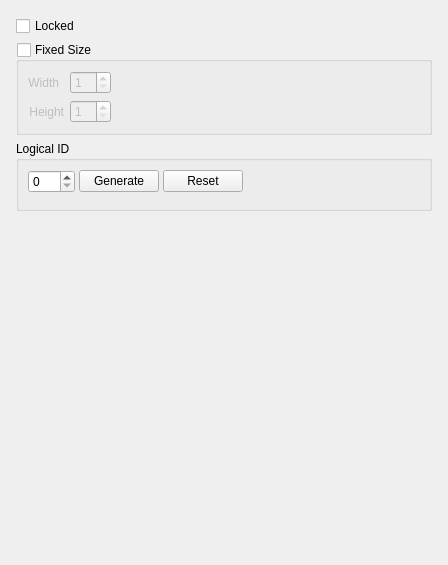
<?xml version="1.0" encoding="UTF-8"?>
<ui version="4.0">
 <class>LayoutGeneralSettingsWidget</class>
 <widget class="QWidget" name="LayoutGeneralSettingsWidget">
  <property name="geometry">
   <rect>
    <x>0</x>
    <y>0</y>
    <width>448</width>
    <height>565</height>
   </rect>
  </property>
  <layout class="QVBoxLayout" name="verticalLayout_5">
   <property name="leftMargin">
    <number>16</number>
   </property>
   <property name="topMargin">
    <number>16</number>
   </property>
   <property name="rightMargin">
    <number>16</number>
   </property>
   <property name="bottomMargin">
    <number>16</number>
   </property>
   <item>
    <widget class="QCheckBox" name="lockedCheckBox">
     <property name="sizePolicy">
      <sizepolicy hsizetype="Fixed" vsizetype="Fixed">
       <horstretch>0</horstretch>
       <verstretch>0</verstretch>
      </sizepolicy>
     </property>
     <property name="text">
      <string>Locked</string>
     </property>
    </widget>
   </item>
   <item>
    <widget class="QGroupBox" name="fixedSizeGroupBox">
     <property name="title">
      <string>Fixed Size</string>
     </property>
     <property name="flat">
      <bool>true</bool>
     </property>
     <property name="checkable">
      <bool>true</bool>
     </property>
     <property name="checked">
      <bool>false</bool>
     </property>
     <layout class="QFormLayout" name="formLayout">
      <item row="0" column="0">
       <widget class="QLabel" name="fixedWidthLabel">
        <property name="text">
         <string>Width</string>
        </property>
        <property name="alignment">
         <set>Qt::AlignRight|Qt::AlignTrailing|Qt::AlignVCenter</set>
        </property>
       </widget>
      </item>
      <item row="0" column="1">
       <widget class="QSpinBox" name="fixedWidthSpinBox">
        <property name="sizePolicy">
         <sizepolicy hsizetype="Fixed" vsizetype="Fixed">
          <horstretch>0</horstretch>
          <verstretch>0</verstretch>
         </sizepolicy>
        </property>
        <property name="suffix">
         <string/>
        </property>
        <property name="minimum">
         <number>1</number>
        </property>
        <property name="maximum">
         <number>64</number>
        </property>
       </widget>
      </item>
      <item row="1" column="0">
       <widget class="QLabel" name="fixedHeightLabel">
        <property name="text">
         <string>Height</string>
        </property>
        <property name="alignment">
         <set>Qt::AlignRight|Qt::AlignTrailing|Qt::AlignVCenter</set>
        </property>
       </widget>
      </item>
      <item row="1" column="1">
       <widget class="QSpinBox" name="fixedHeightSpinBox">
        <property name="sizePolicy">
         <sizepolicy hsizetype="Fixed" vsizetype="Fixed">
          <horstretch>0</horstretch>
          <verstretch>0</verstretch>
         </sizepolicy>
        </property>
        <property name="minimum">
         <number>1</number>
        </property>
        <property name="maximum">
         <number>64</number>
        </property>
       </widget>
      </item>
     </layout>
    </widget>
   </item>
   <item>
    <widget class="QGroupBox" name="logicalIdGroupBox">
     <property name="title">
      <string>Logical ID</string>
     </property>
     <property name="flat">
      <bool>true</bool>
     </property>
     <layout class="QVBoxLayout" name="verticalLayout_11">
      <item>
       <layout class="QHBoxLayout" name="horizontalLayout">
        <property name="spacing">
         <number>4</number>
        </property>
        <item>
         <widget class="QSpinBox" name="logicalIdSpinBox">
          <property name="maximum">
           <number>999</number>
          </property>
         </widget>
        </item>
        <item>
         <widget class="QPushButton" name="generateLogicalIdButton">
          <property name="text">
           <string>Generate</string>
          </property>
         </widget>
        </item>
        <item>
         <widget class="QPushButton" name="resetLogicalIdButton">
          <property name="text">
           <string>Reset</string>
          </property>
         </widget>
        </item>
        <item>
         <spacer name="horizontalSpacer">
          <property name="orientation">
           <enum>Qt::Horizontal</enum>
          </property>
          <property name="sizeHint" stdset="0">
           <size>
            <width>40</width>
            <height>0</height>
           </size>
          </property>
         </spacer>
        </item>
       </layout>
      </item>
      <item>
       <widget class="QnWordWrappedLabel" name="logicalIdWarningLabel" native="true"/>
      </item>
     </layout>
    </widget>
   </item>
   <item>
    <spacer name="verticalSpacer">
     <property name="orientation">
      <enum>Qt::Vertical</enum>
     </property>
     <property name="sizeHint" stdset="0">
      <size>
       <width>20</width>
       <height>40</height>
      </size>
     </property>
    </spacer>
   </item>
  </layout>
 </widget>
 <customwidgets>
  <customwidget>
   <class>QnWordWrappedLabel</class>
   <extends>QWidget</extends>
   <header location="global">ui/widgets/word_wrapped_label.h</header>
   <container>1</container>
  </customwidget>
 </customwidgets>
 <resources/>
 <connections/>
</ui>
